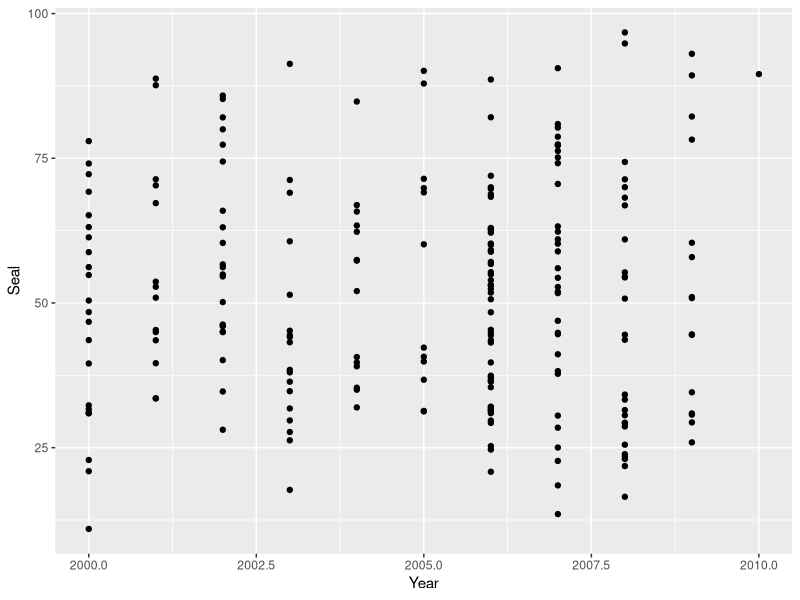
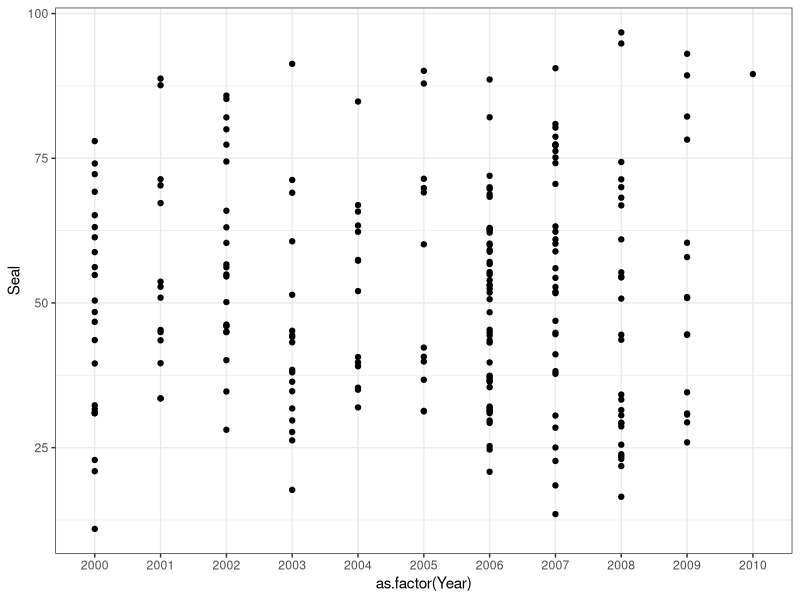
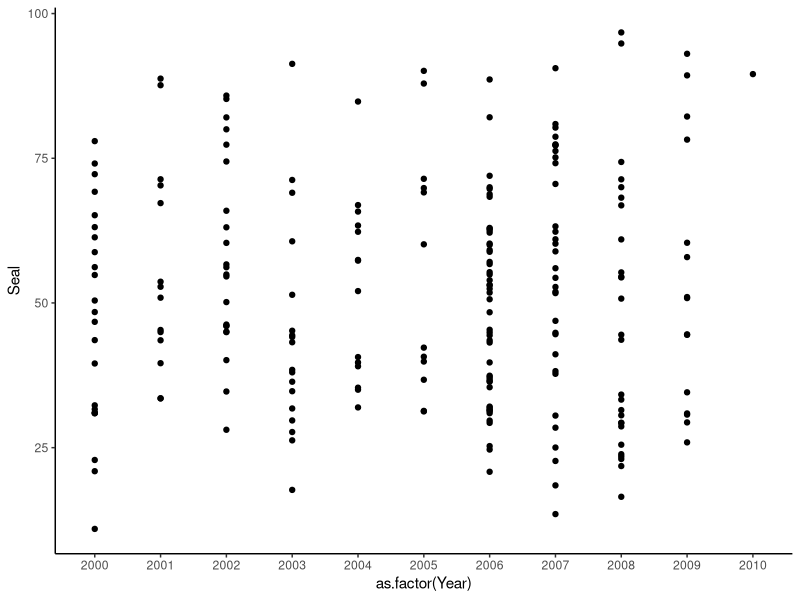
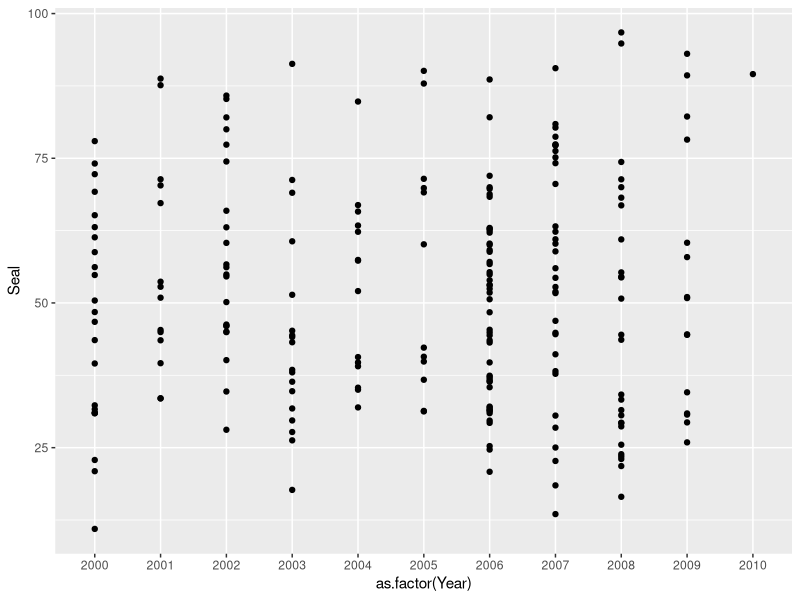
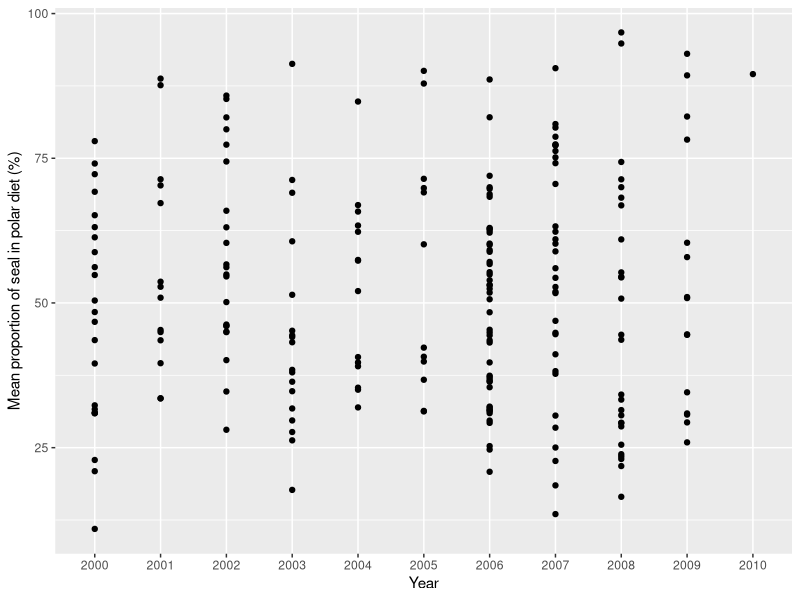
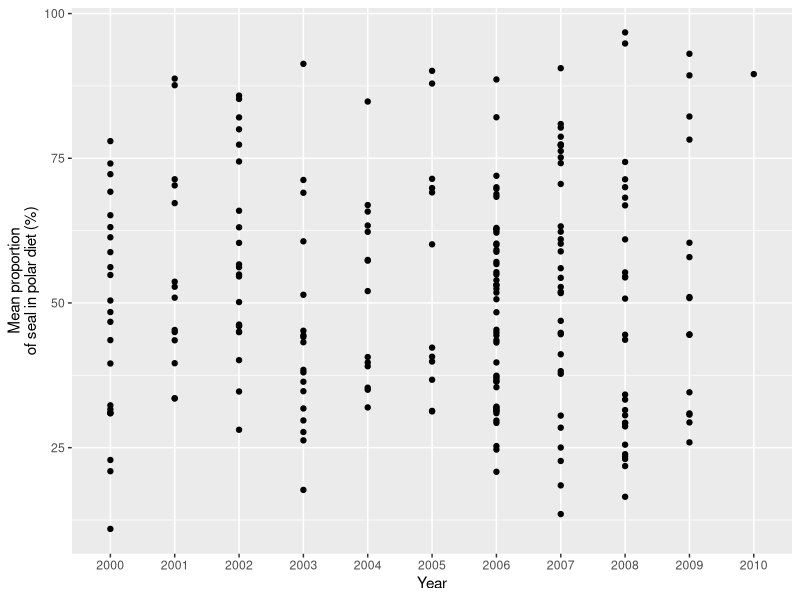
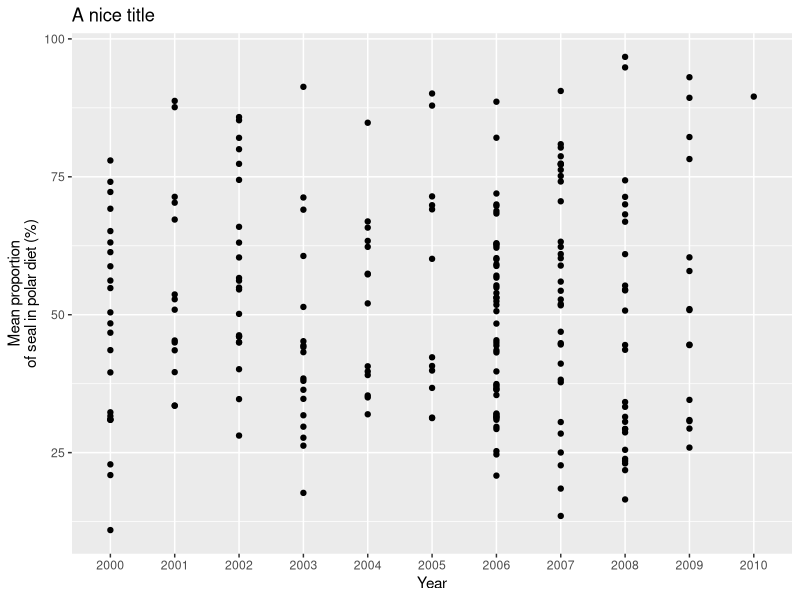
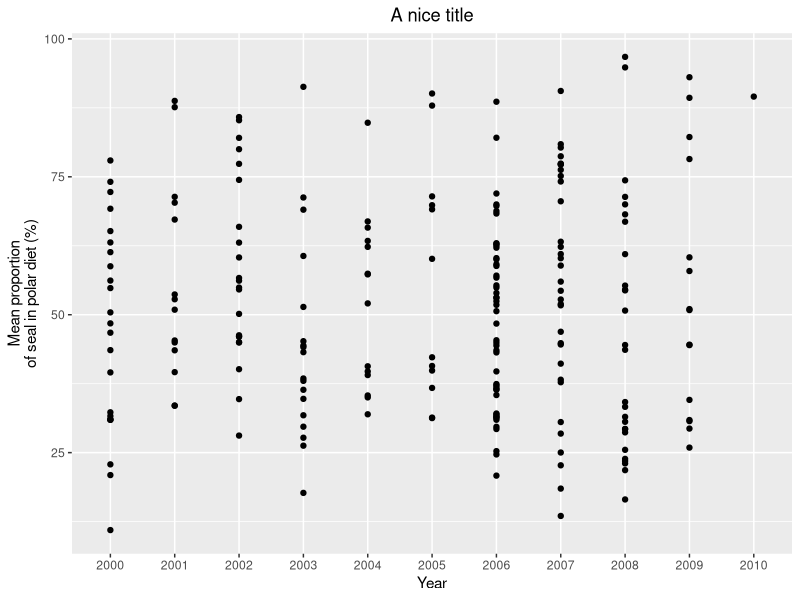

Here is the R script that generated these plots, in order:
## ---- chunk 1
knitr::opts_chunk$set(echo = TRUE)
## ---- chunk 2
#load packages
library(ggplot2)
library(dplyr)
library(tidyr)
## ---- chunk 3
data <- read.csv("bears.csv")
head(data, 5)
## ---- chunk 4
#a basic plot
ggplot(data, aes(Year, Seal)) +geom_point()

#different themes
ggplot(data, aes(as.factor(Year), Seal)) +geom_point()+theme_bw()
ggplot(data, aes(as.factor(Year), Seal)) +geom_point()+theme_classic()
ggplot(data, aes(as.factor(Year), Seal)) +geom_point()+theme_grey()

#change axis labels
ggplot(data, aes(as.factor(Year), Seal)) +geom_point()+theme_grey()+labs(x = "Year",y ="Mean proportion of seal in polar diet (%)") 

#split up text
ggplot(data, aes(as.factor(Year), Seal)) +geom_point()+theme_grey()+labs(x = "Year",y ="Mean proportion\nof seal in polar diet (%)") 

#add title
ggplot(data, aes(as.factor(Year), Seal)) +geom_point()+theme_grey()+labs(x = "Year",y ="Mean proportion\nof seal in polar diet (%)") + ggtitle("A nice title")

#center title
ggplot(data, aes(as.factor(Year), Seal)) +geom_point()+theme_grey()+labs(x = "Year",y ="Mean proportion\nof seal in polar diet (%)") + ggtitle("A nice title")+theme(plot.title = element_text(hjust = 0.5))

#change color of all points
ggplot(data, aes(as.factor(Year), Seal)) +geom_point(color="red")+theme_grey()+labs(x = "Year",y ="Mean proportion\nof seal in polar diet (%)") + ggtitle("A nice title")+theme(plot.title = element_text(hjust = 0.5))

#color by sex (a factor)
ggplot(data, aes(as.factor(Year), Seal)) +geom_point(aes(color=Sex))+theme_grey()+labs(x = "Year",y ="Mean proportion\nof seal in polar diet (%)") + ggtitle("A nice title")+theme(plot.title = element_text(hjust = 0.5))


#color by gear (a continuous variable)
ggplot(data, aes(as.factor(Year), Seal)) +geom_point(aes(color=Bodycond))+theme_grey()+labs(x = "Year",y ="Mean proportion\nof seal in polar diet (%)")+ ggtitle("A nice title")+theme(plot.title = element_text(hjust = 0.5))

#change legend title
ggplot(data, aes(as.factor(Year), Seal)) +geom_point(aes(color=Bodycond))+theme_grey()+labs(x = "Year",y ="Mean proportion\nof seal in polar diet (%)")+ ggtitle("A nice title")+scale_color_continuous(name="Body\nCondition")


#modify point size
ggplot(mtcars, aes(wt, mpg))+ geom_point(aes(size = disp, colour=factor(gear)))
## ---- chunk 5
#Density plot
ggplot(data, aes(x=Seal))+geom_density(alpha=0.4, fill="deepskyblue2", color="deepskyblue2")

#Density plot: group by
dat <- subset(data, Region == "North" | Region == "Central")
ggplot(dat, aes(x=Bodycond,color=Region, fill=Region)) + geom_density(alpha=0.7)+labs(x = "x variable")+scale_fill_manual(values=c("violetred3", "deepskyblue2"))+scale_color_manual(values=c("violetred3", "deepskyblue2"))

#Histogram
ggplot(data, aes(x=Seal))+geom_histogram(alpha=0.4, fill="deepskyblue2", color="deepskyblue2", binwidth=10)+labs(x="x variable")

#Histogram: group by
ggplot(dat, aes(x=Bodycond,color=Region, fill=Region)) + geom_histogram(alpha=0.7, binwidth=5)+labs(x = "x variable")+scale_fill_manual(values=c("violetred3", "deepskyblue2"))+scale_color_manual(values=c("violetred3", "deepskyblue2"))

#Dotplot
ggplot(data, aes(x=Seal))+geom_dotplot(alpha=0.4, fill="deepskyblue2", color="deepskyblue2")+labs(x="x variable")

#Dotplot: group by
ggplot(dat, aes(x=Bodycond,color=Region, fill=Region)) + geom_dotplot(alpha=0.7, binwidth=2.3)+labs(x = "x variable")+scale_fill_manual(values=c("violetred3", "deepskyblue2"))+scale_color_manual(values=c("violetred3", "deepskyblue2"))

## ---- chunk 6
#Scatter plot
ggplot(data, aes(x=Seal, y=Bodycond))+geom_point(fill="deepskyblue2", color="deepskyblue2")+labs(x = "x variable", y = "y variable")

ggplot(data, aes(x=Seal, y=Bodycond, color=Sex))+geom_point()+labs(x = "x variable", y = "y variable")+scale_color_manual(values=c("violetred3", "deepskyblue2"))

#Add smooth line
ggplot(data, aes(x=Seal, y=Bodycond))+geom_smooth(fill="deepskyblue2", color="deepskyblue2")+labs(x = "x variable", y = "y variable")

#Add a lm line
ggplot(data, aes(x=Seal, y=Bodycond))+geom_smooth(fill="deepskyblue2", color="deepskyblue2", method=lm)+labs(x = "x variable", y = "y variable")

#Line plot
ggplot(data, aes(x=Seal, y=Bodycond, color=Sex))+geom_line()+labs(x = "x variable", y = "y variable")+scale_color_manual(values=c("violetred3", "deepskyblue2"))

## ---- chunk 7
#Boxplot
ggplot(data, aes(x=Region, y=Seal))+geom_boxplot(alpha=0.5, color="deepskyblue2", fill ="deepskyblue2")+labs(x = "x variable", y = "y variable")

#Boxplot: group by
ggplot(data, aes(x=Region, y=Seal))+geom_boxplot(alpha=0.5, aes(fill = Sex, color=Sex))+labs(x = "x variable", y = "y variable")+scale_fill_manual(values=c("violetred3", "deepskyblue2"))+scale_color_manual(values=c("violetred3", "deepskyblue2"))

#Barplot
ggplot(data=data, aes(x=Region, y=Seal)) + geom_bar(stat="identity", alpha=0.7, fill="deepskyblue2")+labs(x = "x variable", y = "y variable")

ggplot(data=data, aes(x=Region, y=Seal)) + geom_bar(aes(fill=Sex), stat="identity", alpha=0.7)+labs(x = "x variable", y = "y variable")+scale_fill_manual(values=c("violetred3", "deepskyblue2"))+scale_color_manual(values=c("violetred3", "deepskyblue2"))

ggplot(data=data, aes(x=Region, y=Seal)) + geom_bar(aes(fill=Sex), stat="identity", position=position_dodge(),alpha=0.7)+labs(x = "x variable", y = "y variable")+scale_fill_manual(values=c("violetred2", "deepskyblue1"))+scale_color_manual(values=c("violetred2", "deepskyblue1"))

#Violin plot
ggplot(data, aes(x=Region, y=Seal)) + geom_violin(alpha=0.7, fill="deepskyblue2", color="deepskyblue2")+labs(x = "x variable", y = "y variable")
## ---- chunk 8
ggplot(data, aes(x=Seal, y=Bodycond))+geom_point(fill="deepskyblue2", color="deepskyblue2")+labs(x = "x variable", y = "y variable")+theme_grey()

ggplot(data, aes(x=Seal, y=Bodycond))+geom_point(fill="deepskyblue2", color="deepskyblue2")+labs(x = "x variable", y = "y variable")+theme_classic()

ggplot(data, aes(x=Seal, y=Bodycond))+geom_point(fill="deepskyblue2", color="deepskyblue2")+labs(x = "x variable", y = "y variable")+theme_bw()

ggplot(data, aes(x=Seal, y=Bodycond))+geom_point(fill="deepskyblue2", color="deepskyblue2")+labs(x = "x variable", y = "y variable")+theme_minimal()

#Theme modifications
ggplot(data, aes(x=Seal, y=Bodycond))+geom_point(fill="deepskyblue2", color="deepskyblue2")+labs(x = "x variable", y = "y variable")+theme_grey()+ theme(axis.text.x = element_text(size=20))


ggplot(data, aes(x=Seal, y=Bodycond))+geom_point(fill="deepskyblue2", color="deepskyblue2")+labs(x = "x variable", y = "y variable")+theme_grey()+ theme(panel.grid.major = element_line(color= "black"))

ggplot(data, aes(x=Seal, y=Bodycond))+geom_point(fill="deepskyblue2", color="deepskyblue2")+labs(x = "x variable", y = "y variable")+theme_grey()+  theme(plot.background = element_rect(fill="green"))

## ---- chunk 9
#add titles
ggplot(data, aes(x=Seal, y=Bodycond))+geom_point(fill="deepskyblue2", color="deepskyblue2")+labs(x = "x axis title", y = "y axis title", title="a nice title")+theme_grey()

#split up text
ggplot(data, aes(x=Seal, y=Bodycond))+geom_point(fill="deepskyblue2", color="deepskyblue2")+labs(x = "x axis title", y = "y axis title", title="a nice\ntitle")+theme_grey()

ggplot(data, aes(x=Seal, y=Bodycond))+geom_point(fill="deepskyblue2", color="deepskyblue2")+labs(x = "x axis title", y = "y axis title", title="a nice\ntitle")+theme_grey()+ theme(plot.title = element_text(hjust = 0.5))
## ---- chunk 10
ggplot(data, aes(x=Seal, y=Bodycond, color=Sex))+geom_point()+labs(x = "x variable", y = "y variable")+scale_color_manual(values=c("violetred3", "deepskyblue2"))+ scale_fill_manual(name = "New title", breaks = c("M","F"), labels = c("Males", "Females"))

ggplot(data, aes(x=Seal, y=Bodycond, color=Sex))+geom_point()+labs(x = "x variable", y = "y variable")+ scale_color_manual(values=c("deepskyblue2","violetred3"), name = "New title", breaks = c("M","F"), labels = c("Males","Females")) +theme(legend.position="top")
## ---- chunk 11
#basic point colors
ggplot(data, aes(x=Seal, y=Bodycond))+geom_point(color="violetred3")

#qualitative
ggplot(data=data, aes(x=Region, y=Seal)) + geom_bar(aes(fill=Ageclass), stat="identity", position=position_dodge())+ scale_fill_brewer(palette = "Accent")

#sequential
ggplot(data, aes(x=Seal, y=Bodycond))+geom_point(aes(color=Year))+scale_fill_brewer(palette = "gradient")
## ---- chunk 12
#shape by factor variable
ggplot(data, aes(x=Seal, y=Bodycond, color=Sex))+geom_point(aes(shape=Sex))+labs(x = "x variable", y = "y variable")+scale_color_manual(values=c("violetred3", "deepskyblue2"))

#manual shape selection
ggplot(data, aes(x=Seal, y=Bodycond, color=Sex))+geom_point(aes(shape=Sex))+labs(x = "x variable", y = "y variable")+scale_color_manual(values=c("violetred3", "deepskyblue2"))+scale_shape_manual(values=c(3,4))

#size by continuous variable
ggplot(data, aes(x=Seal, y=Bodycond, color=Sex))+geom_point(aes(size=Walrus))+labs(x = "x variable", y = "y variable")+scale_color_manual(values=c("violetred3", "deepskyblue2"))

shapes <- data.frame(
  shape = c(0:19, 22, 21, 24, 23, 20),
  x = 0:24 %/% 5,
  y = -(0:24 %% 5)
)
ggplot(shapes, aes(x, y)) + 
  geom_point(aes(shape = shape), size = 5, fill = "violetred3") +
  geom_text(aes(label = shape), hjust = 0, nudge_x = 0.15) +
  scale_shape_identity() +
  expand_limits(x = 4.1) +
  scale_x_continuous(NULL, breaks = NULL) + 
  scale_y_continuous(NULL, breaks = NULL)
## ---- chunk 13
#gather so we can facet
datag <- data %>% gather(Prey, Proportion, Seal:Walrus)

#facet vertical
ggplot(data=datag, aes(x=Prey, y=Proportion, fill=Sex)) + geom_bar(stat="identity", position=position_dodge(0.9),alpha=0.7)+labs(x = "x variable", y = "y variable")+scale_fill_manual(values=c("violetred2", "deepskyblue1"))+scale_color_manual(values=c("violetred2", "deepskyblue1"))+facet_grid(~Ageclass)

#facet horizontal
ggplot(data=datag, aes(x=Prey, y=Proportion, fill=Sex)) + geom_bar(stat="identity", position=position_dodge(0.9),alpha=0.7)+labs(x = "x variable", y = "y variable")+scale_fill_manual(values=c("violetred2", "deepskyblue1"))+scale_color_manual(values=c("violetred2", "deepskyblue1"))+facet_grid(Region~.)

#facet vertical and horizontal
ggplot(data=datag, aes(x=Prey, y=Proportion, fill=Sex)) + geom_bar(stat="identity", position=position_dodge(0.9),alpha=0.7)+labs(x = "x variable", y = "y variable")+scale_fill_manual(values=c("violetred2", "deepskyblue1"))+scale_color_manual(values=c("violetred2", "deepskyblue1"))+facet_grid(Region~Ageclass)

## ---- chunk 14
centroids <- aggregate(cbind(Bodycond,Seal)~Sex,data,mean)
f         <- function(z)sd(z)/sqrt(length(z)) # function to calculate std.err
se        <- aggregate(cbind(se.x=Bodycond,se.y=Seal)~Sex,data,sd)
centroids <- merge(centroids,se, by="Sex")    # add std.err column to centroids
ggplot(data, aes(Bodycond,Seal,color=Sex))+
  geom_point(size=1)+
  geom_point(data=centroids, aes(Bodycond,Seal,color=Sex),size=4)+
  geom_errorbar(data=centroids,aes(ymin=Seal-se.y,ymax=Seal+se.y),width=1)+
  geom_errorbarh(data=centroids,aes(xmin=Bodycond-se.x,xmax=Bodycond+se.x),height=2)+scale_color_manual(values=c("violetred2", "deepskyblue1"))

